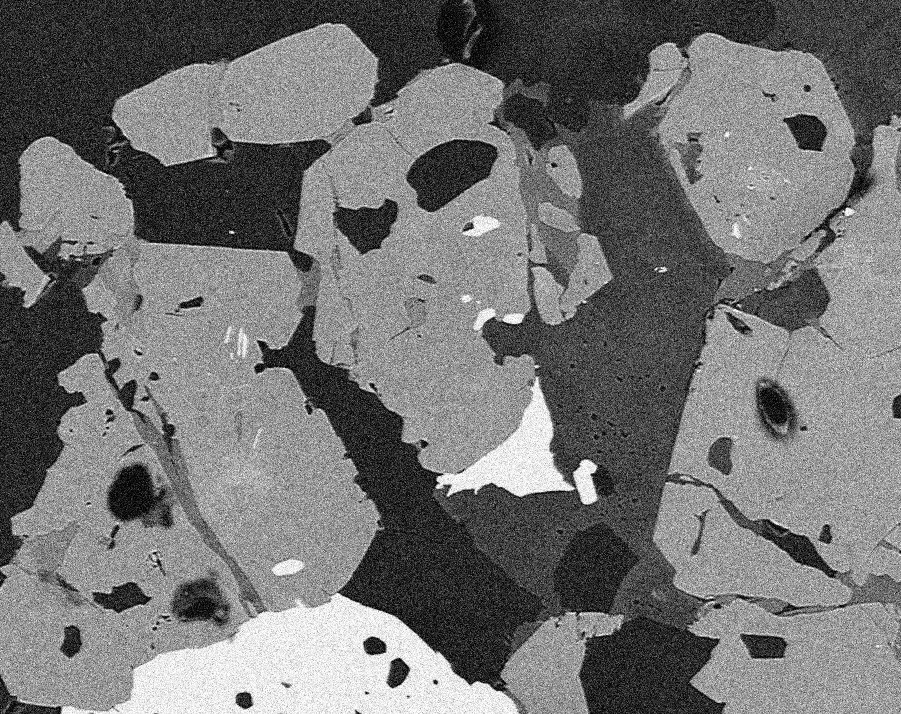
#> input picture BSE_Google_noisy.jpg, 901 x 714 px, found by its file name
$ python 'Thresholding and morphological operations using openCV.py'
#> lines starting #> are read from the running program, lines starting #| are printed output that depends on the picture; after the words box and inside, x2 and y2 are one past the last pixel; in counts of white or black regions, pixels touching at a corner belong together
# -*- coding: utf-8 -*-
"""
Created on Sun Apr  4 02:27:57 2021

@author: abc
"""

import cv2
import matplotlib.pyplot as plt
import numpy as np

img = cv2.imread("C:/Users/abc/Desktop/Digital Sreeni/Thresholding and morphological operations using openCV in Python/BSE_Google_noisy.jpg", 0)
#> img is the input picture: shape (714, 901); min 0, max 255, mean 114.9

ret,th = cv2.threshold(img,0,255,cv2.THRESH_BINARY+cv2.THRESH_OTSU)
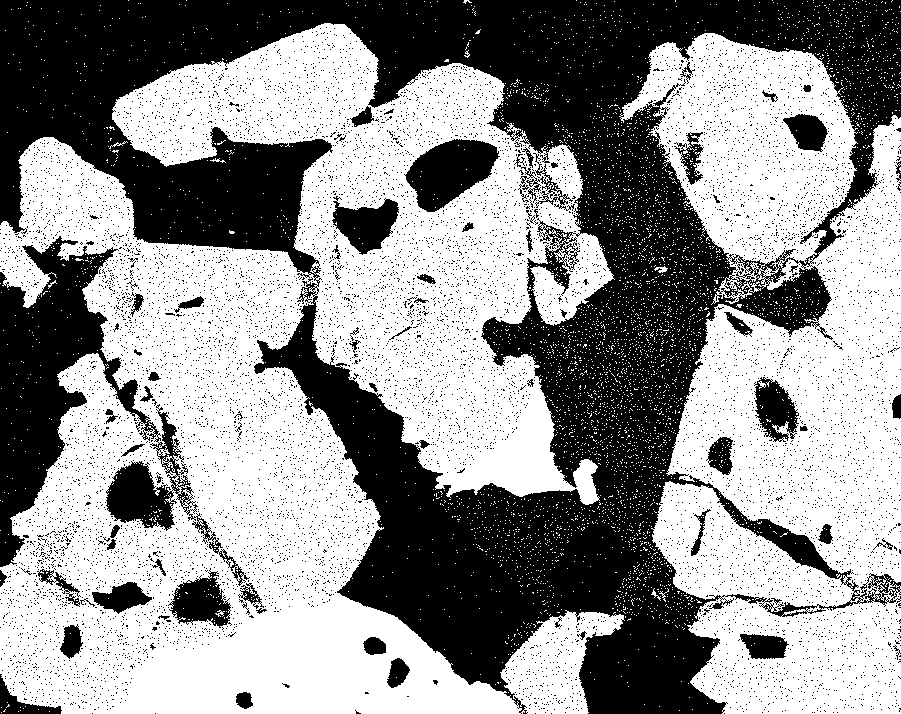
#> th: shape (714, 901); 57% white; 10517 black regions (10444 under 20 px), largest, box (x1, y1, x2, y2) and area: (0, 0, 901, 714) 216586, (0, 236, 250, 586) 24099, (404, 139, 500, 212) 4244
#> ret = 107

kernel = np.ones((3,3),np.uint8)   # 3x3 kernel with all ones.
erosion = cv2.erode(th,kernel,iterations = 1)  #Erodes pixels based on the kernel defined
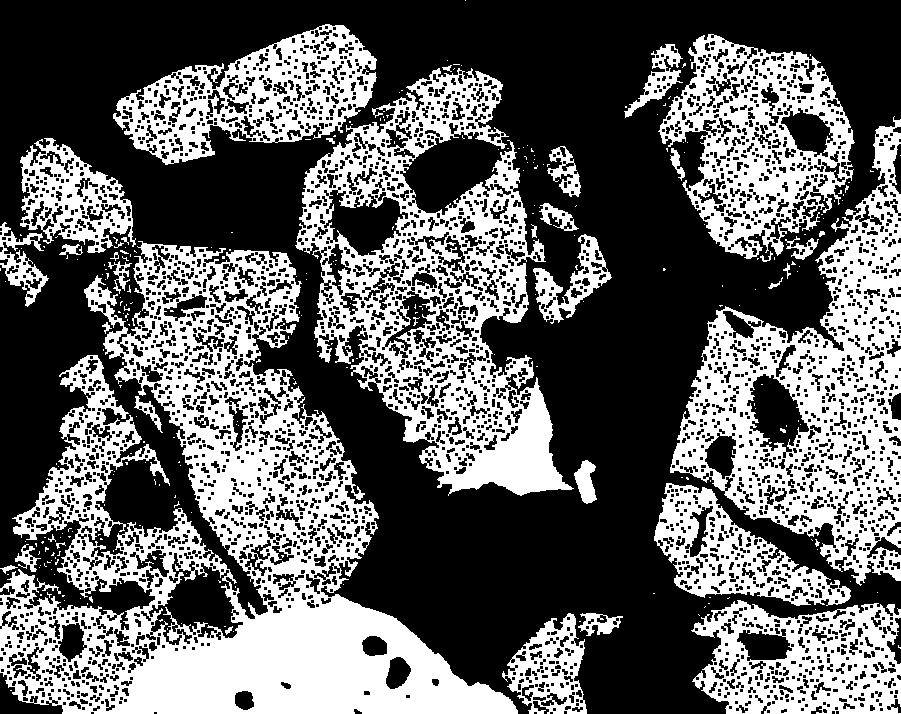
#> erosion: shape (714, 901); 38.9% white; 319 white regions (280 under 20 px), largest, box (x1, y1, x2, y2) and area: (0, 241, 518, 714) 89968, (295, 68, 574, 496) 43478, (670, 116, 901, 586) 38708

dilation = cv2.dilate(erosion,kernel,iterations = 1)  #Apply dilation after erosion to see the effect.
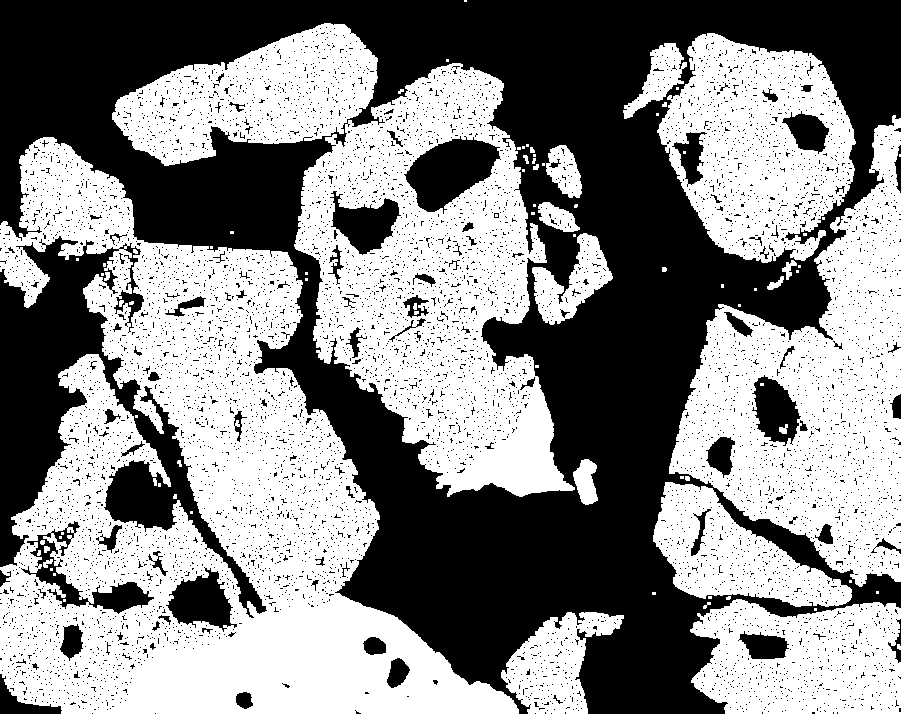
#> dilation: shape (714, 901); 53.2% white; 7085 black regions (6985 under 20 px), largest, box (x1, y1, x2, y2) and area: (0, 0, 901, 714) 233525, (0, 236, 267, 618) 28103, (404, 136, 501, 214) 4312

#Erosion followed by dilation can be a single operation called opening
opening = cv2.morphologyEx(th, cv2.MORPH_OPEN, kernel)  # Compare this image with the previous one

#Closing is opposit, dilation followed by erosion.
closing = cv2.morphologyEx(th, cv2.MORPH_CLOSE, kernel)
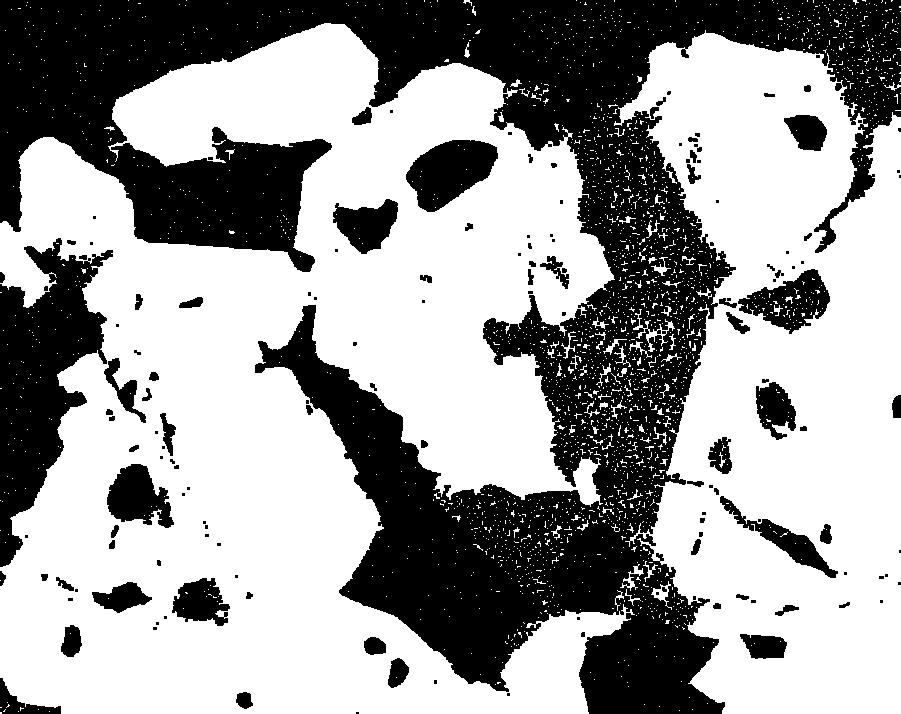
#> closing: shape (714, 901); 61.8% white; 152 black regions (75 under 20 px), largest, box (x1, y1, x2, y2) and area: (0, 0, 901, 714) 199391, (0, 238, 113, 567) 17994, (406, 140, 498, 212) 4219

#Morphological gradient. This is the difference between dilation and erosion of an image
gradient = cv2.morphologyEx(th, cv2.MORPH_GRADIENT, kernel)
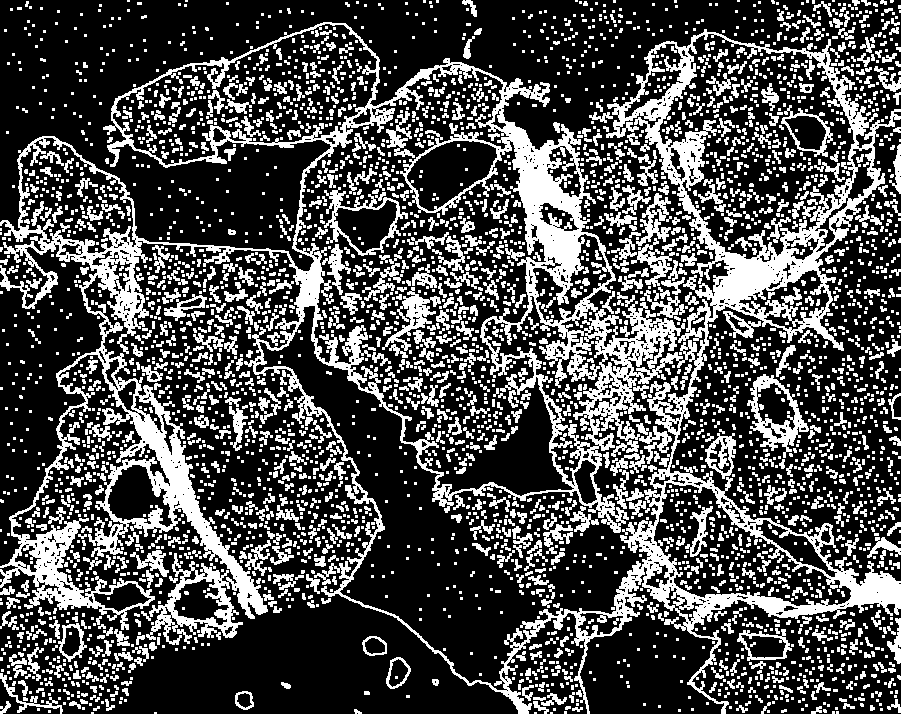
#> gradient: shape (714, 901); 30.2% white; 4215 white regions (2997 under 20 px), largest, box (x1, y1, x2, y2) and area: (0, 22, 901, 714) 89653, (747, 374, 809, 458) 1611, (324, 187, 408, 256) 1159

#It is the difference between input image and Opening of the image.
tophat = cv2.morphologyEx(th, cv2.MORPH_TOPHAT, kernel)
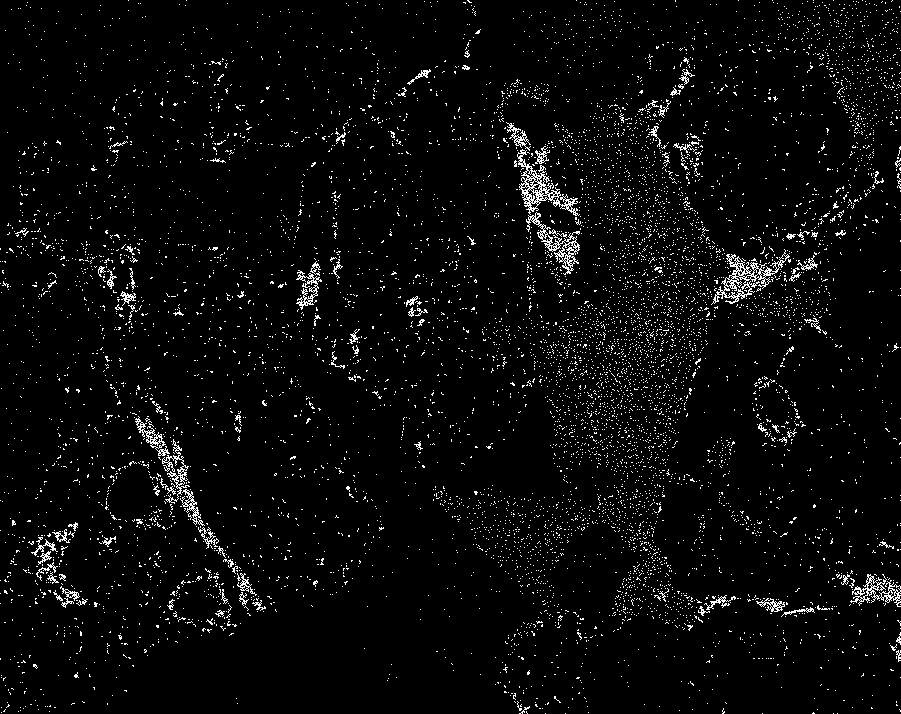
#> tophat: shape (714, 901); 3.8% white in thin lines or dots

#It is the difference between the closing of the input image and input image.
blackhat = cv2.morphologyEx(img, cv2.MORPH_BLACKHAT, kernel)
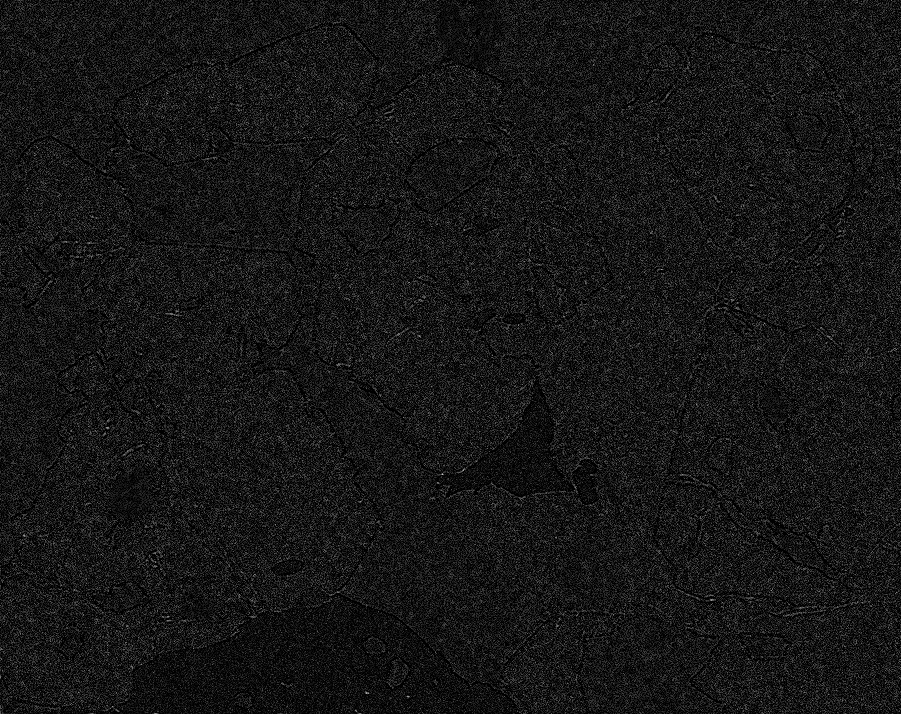
#> blackhat: shape (714, 901); min 0, max 198, mean 22.3

cv2.imshow("Original Image", blackhat)
cv2.waitKey(0)
cv2.destroyAllWindows()
